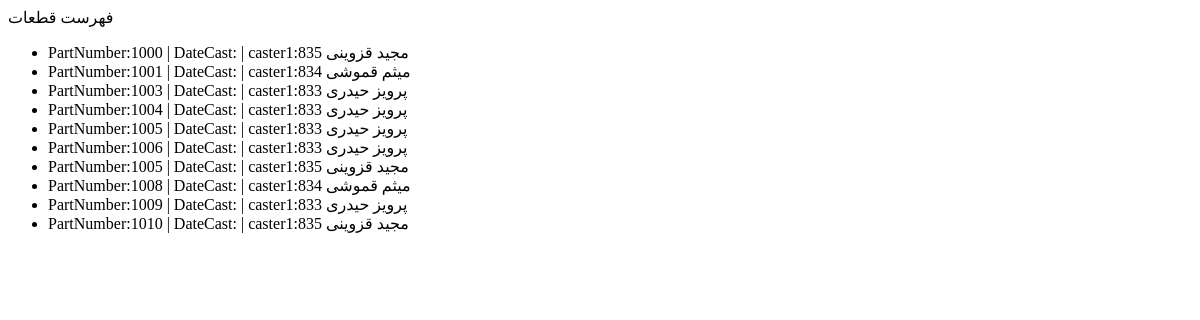
Page /regdata/parts/ on the earlier database version.
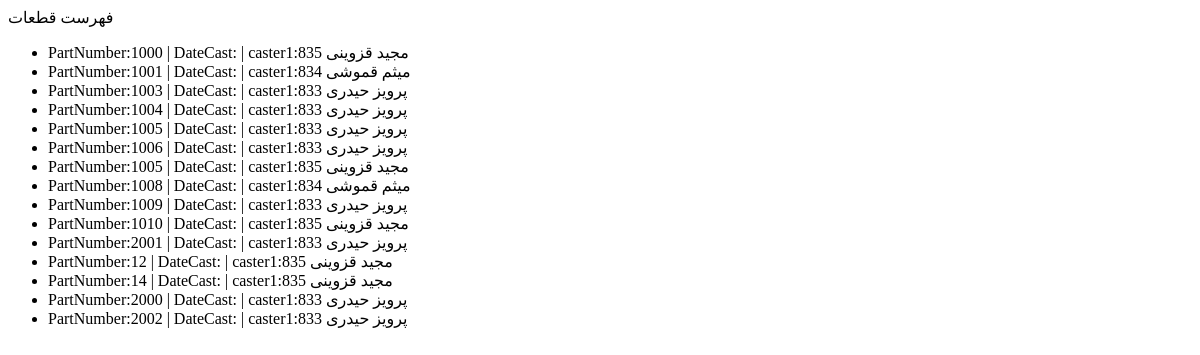
Same page on the later database version.
### regdata/models.py (models this page shows)
class Part(models.Model):
    partNumber = models.IntegerField(verbose_name='کد قطعه', validators=[MinValueValidator(0)])
    castDate = models.DateField()
    caster1 = models.ForeignKey(to='Employee',
                                verbose_name='ریخته گر1',
                                on_delete=models.PROTECT,
                                related_name='parts_as_caster1',
                                null=True,
                                blank=True)
    caster2 = models.ForeignKey(to='Employee',
                                verbose_name='ریخته گر2',
                                on_delete=models.PROTECT,
                                related_name='parts_as_caster2',
                                null=True,
                                blank=True)
    caster3 = models.ForeignKey(to='Employee',
                                verbose_name='ریخته گر3',
                                on_delete=models.PROTECT,
                                related_name='parts_as_caster3',
                                null=True,
                                blank=True)
    mold_Id = models.PositiveSmallIntegerField(verbose_name='کد قالب', null=True, blank=True)
    def __str__(self):
        return f"PartNumber:{self.partNumber} | DateCast:{str(date2jalali(self.castDate))} | caster1:{self.caster1}"

class Employee(models.Model):
    employeeId = models.PositiveSmallIntegerField(verbose_name='کد')
    fName = models.CharField(verbose_name='نام', max_length=100)
    lName = models.CharField(verbose_name='نام خانوادگی', max_length=100)
    def __str__(self):
        return str(self.employeeId) + ' ' + self.fName + ' ' + self.lName

### regdata/views.py (the view)
# urls.py: path('parts/', partListView, name='parts'),
def partListView(request):
    parts = Part.objects.all()
    context = {
        'parts': parts
    }
    return render(request, 'parts.html', context )

### templates/parts.html
<html>
    <header> فهرست قطعات</header>
    <body>
    {% if parts %}
        <ul>
            {% for part in parts %}
            <li>
            {{part}}
            </li>
            {% endfor %}
        </ul>
        {% else %}
        <p>هیچ قطعه ای ثبت نشده است</p>
    {% endif %}
    </body>
</html>

Differences in the rows shown:
added Part: partNumber+castDate+caster1 "PartNumber:2001 | DateCast: | caster1:833 پرویز حیدری"
added Part: partNumber+castDate+caster1 "PartNumber:12 | DateCast: | caster1:835 مجید قزوینی"
added Part: partNumber+castDate+caster1 "PartNumber:14 | DateCast: | caster1:835 مجید قزوینی"
added Part: partNumber+castDate+caster1 "PartNumber:2000 | DateCast: | caster1:833 پرویز حیدری"
added Part: partNumber+castDate+caster1 "PartNumber:2002 | DateCast: | caster1:833 پرویز حیدری"
